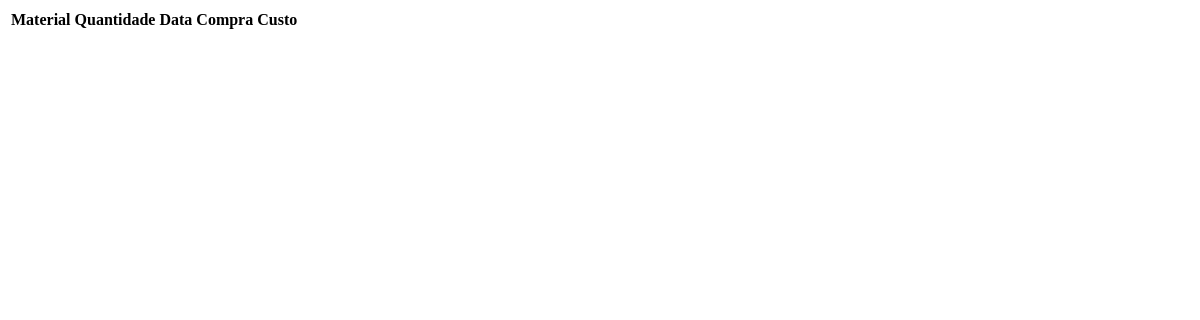
/meuestoque/detalhe/Bolacha, run on an earlier commit of the app's database.
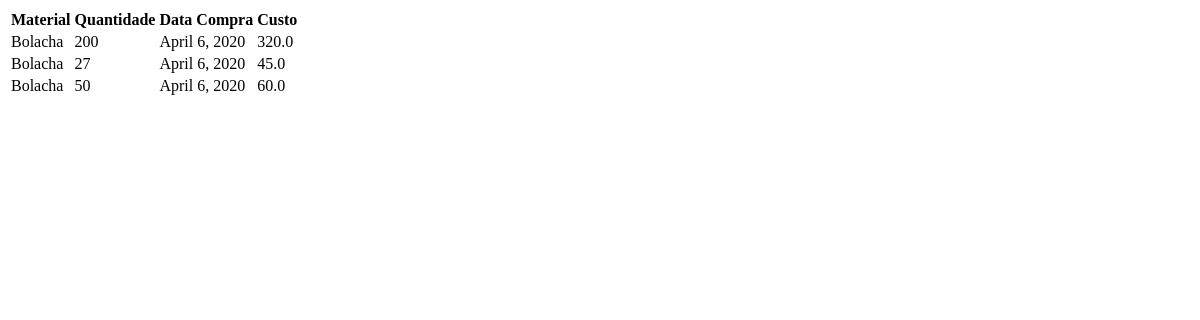
And on a later commit of the database.
### materiais/models.py (models this page shows, shortened)
class Materiais(models.Model):
    material = models.CharField(max_length=300)
    datacompra = models.DateField()
    datavalidade = models.DateField()
    quantidade = models.IntegerField(validators=[MinValueValidator(0)])
    custo = models.FloatField(
        validators=[MinValueValidator(0.0)]
    )

### materiais/views.py (the view)
# urls.py: path('meuestoque/detalhe/<str:nome>', views.detailview, name='detalhe'),
def detailview(request, nome):
    detail = Materiais.objects.filter(material=nome)
    return render(request, 'materiais/detalhe.html', {'detail': detail})

### materiais/templates/materiais/detalhe.html (shortened to what this page needs)
<!DOCTYPE html>
<html lang="pt-br">
  <head>
  </head>
  <body>
    <table>
      <tr>
        <th>Material</th>
        <th>Quantidade</th>
        <th>Data Compra</th>
        <th>Custo</th>
      </tr>
      {% for materiais in detail %}
      <tr>
        <td>{{ materiais.material }}</td>
        <td>{{ materiais.quantidade }}</td>
        <td>{{ materiais.datacompra }}</td>
        <td>{{ materiais.custo }}</td>
      </tr>
      {% endfor %}
    </table>
  </body>
</html>

What changed in the data, as far as the page shows it:
added Materiais: material "Bolacha", quantidade "200", datacompra "April 6, 2020", custo "320.0"
added Materiais: material "Bolacha", quantidade "27", datacompra "April 6, 2020", custo "45.0"
added Materiais: material "Bolacha", quantidade "50", datacompra "April 6, 2020", custo "60.0"
